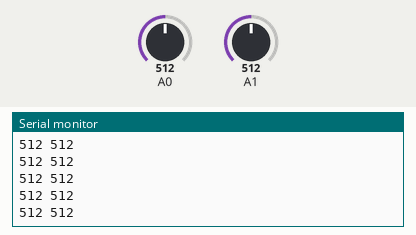
This sketch was run on a simulated Arduino Uno, built with avr-gcc and run on an emulated ATmega328P. Shown: the last lines printed to the serial monitor. Inputs (shaded band) come from the test bench; at power-on: A0 = 512, A1 = 512. No radio packets arrive unless stated.

Above: at 3.2 s.
3.3 s: A0 set to 716
At 4.2 s:
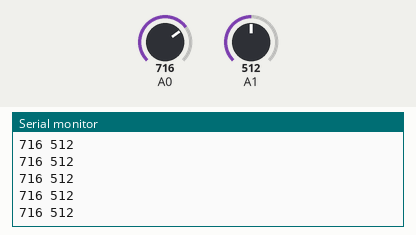
6.3 s: A1 set to 716
At 7.3 s:
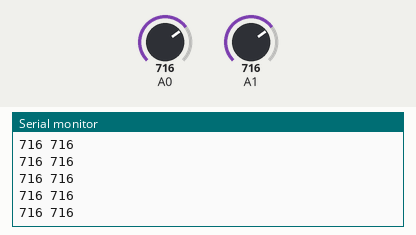
7.8 s: A0 set to 900
At 8.3 s:
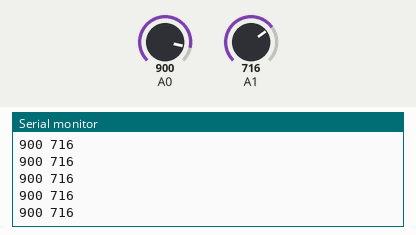
9.3 s: A1 set to 900
At 10.3 s:
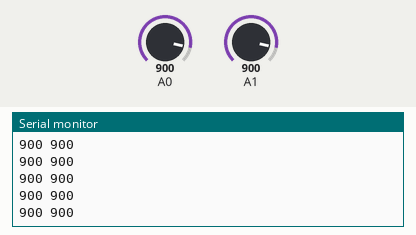
Timing chart, 0 to 11.8 s (numbered marks = the images above; inputs shaded):
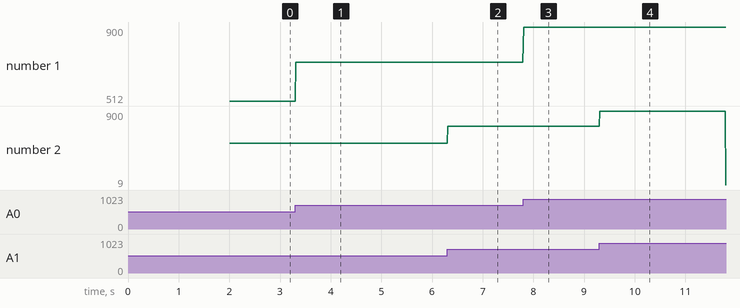

The sketch:

rc_control.ino
```cpp
/*
joy mao direita: direita e esquerda
direita: 0
repouso: 507
esquerda: 1023
joy mao esquerda: frente e re
frente: 0
repouso : 520
ré: 1023
*/

#include <SPI.h>
#include <RF24.h>
#include <RF24_config.h>
#include <nRF24L01.h>
#include <printf.h>

RF24 radio(8,9);//9,8); //CE,CSN

const byte endereco[6]="090657";

struct dadoscontrole{
  int x1;
  int y1;
  int x2;
  int y2;
};

dadoscontrole dados;

void setup() {
  Serial.begin(9600);
  radio.begin();
  radio.openWritingPipe(endereco);
  radio.setPALevel(RF24_PA_LOW);
  if(radio.isChipConnected()==1){
    Serial.println("modulo RF ok");
  }else Serial.println("modulo RF falhou");
  delay(2000);
  radio.stopListening();
}

void loop() {
  dados.x1 = analogRead(A0); //frente-tras
  dados.y2 = analogRead(A1); //direita-esquerda
//  dados.x1 = analogRead(A2);
//  dados.y2 = analogRead(A3);
  Serial.print(dados.x1);
  Serial.print(" ");
  Serial.print(dados.y2);
  Serial.println();
  radio.write(&dados,sizeof(dadoscontrole));
  delay(10);
}
```

Measured:
- after the input at 3.3 s, the serial monitor: prints a new line at once (image 1)
- after the input at 6.3 s, the serial monitor: prints a new line at once (image 2)
- after the input at 7.8 s, the serial monitor: prints a new line at once (image 3)
- after the input at 9.3 s, the serial monitor: prints a new line at once (image 4)
- plotted number 1: 512 → 716 after the input at 3.3 s, 716 → 900 after the input at 7.8 s
- plotted number 2: 716 → 9 after the input at 9.3 s
